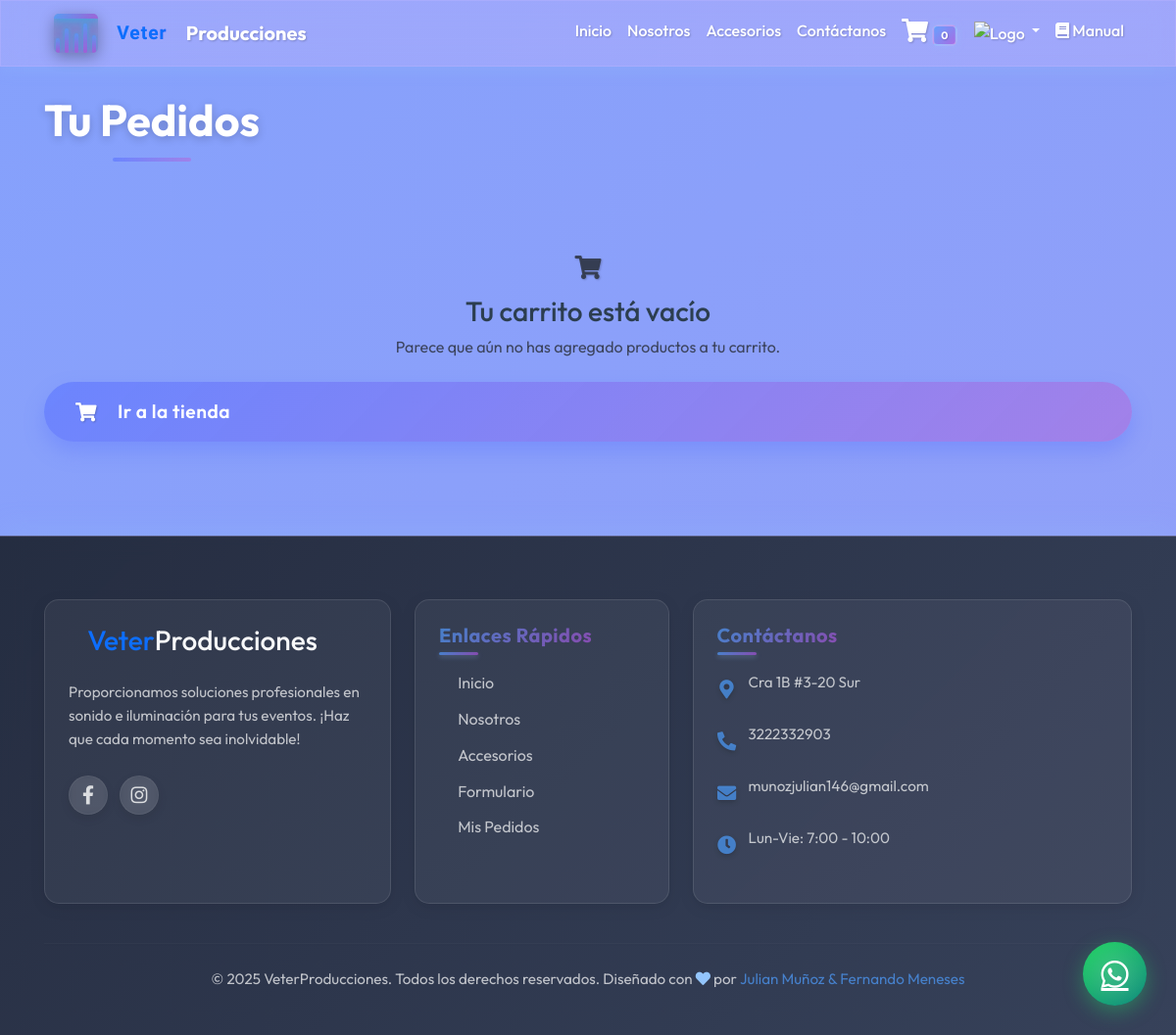
Page /carrito/ (signed in) on the earlier database version.
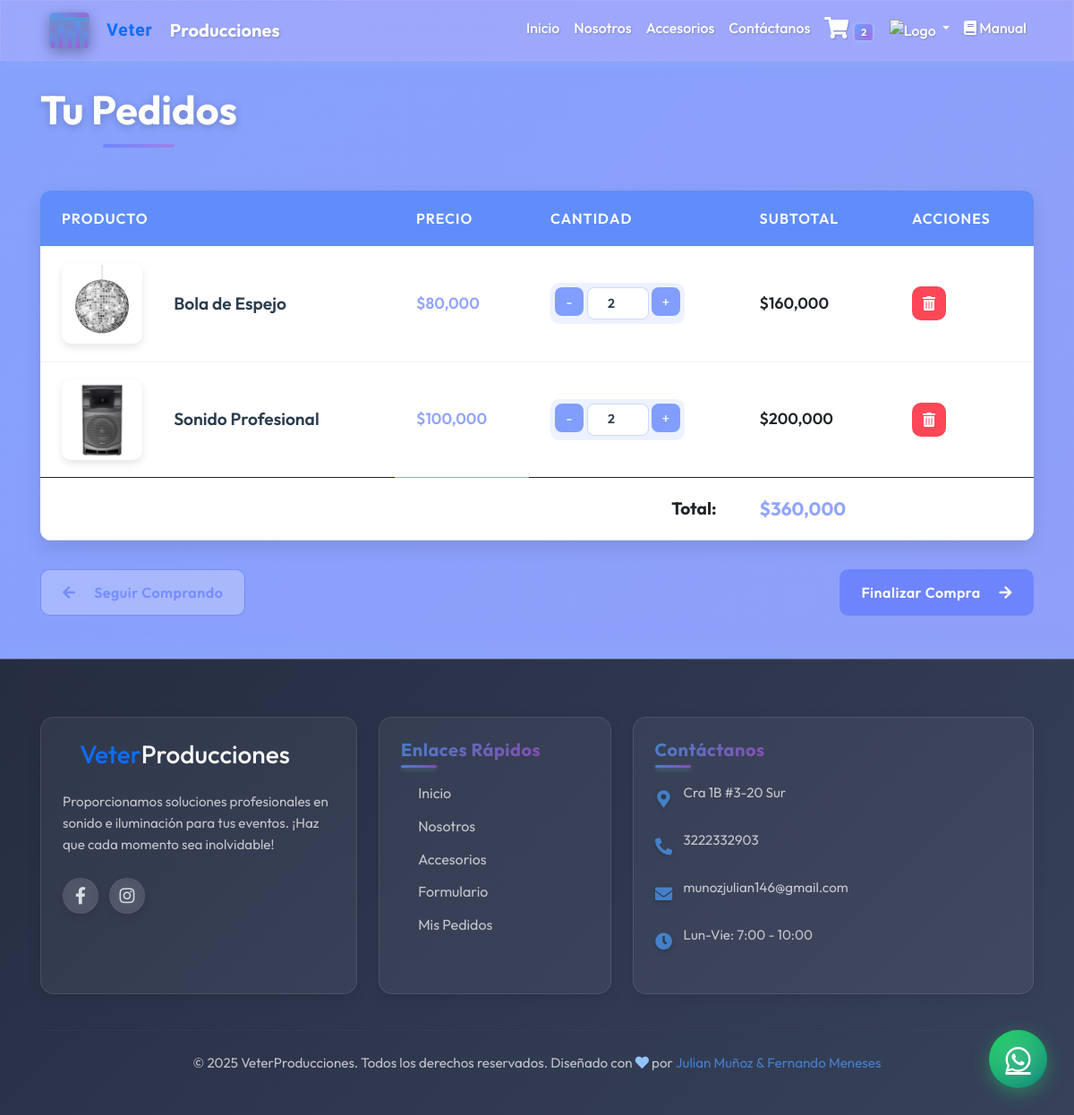
Same page on the later database version.
### web/models.py (models this page shows, shortened)
class CarritoItem(models.Model):
    usuario = models.ForeignKey(User, on_delete=models.CASCADE)
    catalogo = models.ForeignKey(Catalogo, on_delete=models.CASCADE)
    cantidad = models.PositiveIntegerField(default=1)
    fecha_agregado = models.DateTimeField(auto_now_add=True)
    def subtotal(self):
        return self.cantidad * self.catalogo.precio

class Catalogo(models.Model):  # Nombre del modelo en PascalCase
    nombre = models.CharField(max_length=200)
    description = models.TextField()
    precio = models.DecimalField(max_digits=10, decimal_places=2)
    foto = models.ImageField(upload_to='catalogo/')
    disponible = models.BooleanField(default=True)
    fecha_creacion = models.DateTimeField(auto_now_add=True)
    class Meta:
        ordering = ['-fecha_creacion']
        verbose_name = 'Producto del Catálogo'
        verbose_name_plural = 'Productos del Catálogo'

### web/views.py (the view)
# urls.py: path('carrito/', login_required(views.ver_carrito), name='ver_carrito'),
@login_required
def ver_carrito(request):
    items_carrito = CarritoItem.objects.filter(usuario=request.user)
    total = sum(item.subtotal() for item in items_carrito)
    return render(request, 'carrito.html', {
        'items_carrito': items_carrito,
        'total': total
    })

### web/templates/carrito.html (shortened to what this page needs)
{% extends 'base.html' %}
{% load static %}
{% load humanize %}
{% block content %}
<link rel="stylesheet" href="{% static 'carrito.css' %}">
<div class="container py-5 mt-5">
    <h1 class="text-center mb-5">Tu Pedidos</h1>
    {% if items_carrito %}
        <div class="table-responsive">
            <table class="table table-hover">
                <thead class="table-light">
                    <tr>
                        <th>Producto</th>
                        <th>Precio</th>
                        <th>Cantidad</th>
                        <th>Subtotal</th>
                        <th>Acciones</th>
                    </tr>
                </thead>
                <tbody>
                    {% for item in items_carrito %}
                    <tr id="item-{{ item.id }}">
                        <td>
                            <div class="d-flex align-items-center">
                                <img src="{{ item.catalogo.foto.url }}" alt="{{ item.catalogo.nombre }}" class="img-thumbnail me-3" style="width: 60px; height: 60px; object-fit: cover;">
                                <span>{{ item.catalogo.nombre }}</span>
                            </div>
                        </td>
                        <td>${{ item.catalogo.precio|floatformat:0|intcomma }}</td>
                        <td>
                            <div class="input-group" style="width: 120px;">
                                <button class="btn btn-outline-secondary btn-sm" type="button" onclick="cambiarCantidad({{ item.id }}, -1)">-</button>
                                <input type="number" class="form-control form-control-sm text-center cantidad-input"
                                       value="{{ item.cantidad }}" min="1" data-item-id="{{ item.id }}"
                                       onchange="actualizarCantidad({{ item.id }}, this.value)">
                                <button class="btn btn-outline-secondary btn-sm" type="button" onclick="cambiarCantidad({{ item.id }}, 1)">+</button>
                            </div>
                        </td>
                        <td class="subtotal-cell">${{ item.subtotal|floatformat:0|intcomma }}</td>
                        <td>
                            <button type="button" class="btn btn-danger btn-sm" onclick="confirmarEliminar({{ item.id }}, '{{ item.catalogo.nombre }}')">
                                <i class="fas fa-trash-alt"></i>
                            </button>
                        </td>
                    </tr>
                    {% endfor %}
                </tbody>
                <tfoot>
                    <tr>
                        <td colspan="3" class="text-end"><strong>Total:</strong></td>
                        <td id="total-cart">${{ total|floatformat:0|intcomma }}</td>
                        <td></td>
                    </tr>
                </tfoot>
            </table>
        </div>
        <div class="d-flex justify-content-between mt-4">
            <a href="{% url 'catalogo' %}" class="btn btn-outline-primary">
                <i class="fas fa-arrow-left me-2"></i>Seguir Comprando
            </a>
            <a href="{% url 'finalizar_compra' %}" class="btn btn-primary">
                Finalizar Compra<i class="fas fa-arrow-right ms-2"></i>
            </a>
        </div>
    {% else %}
        <div class="text-center py-5">
            <i class="fas fa-shopping-cart fa-4x mb-3 text-muted"></i>
            <h3>Tu carrito está vacío</h3>
            <p class="text-muted">Parece que aún no has agregado productos a tu carrito.</p>
            <a href="{% url 'catalogo' %}" class="btn btn-primary shop-btn">
                <i class="fas fa-shopping-cart"></i> Ir a la tienda
            </a>
        </div>
    {% endif %}
</div>
{% endblock %}

### web/templates/base.html (shortened to what this page needs)
<!DOCTYPE html>
<html lang="es">
<head>
    <link href="https://cdn.jsdelivr.net/npm/bootstrap@5.3.0/dist/css/bootstrap.min.css" rel="stylesheet">
    <link rel="stylesheet" href="https://cdn.jsdelivr.net/npm/bootstrap-icons@1.11.3/font/bootstrap-icons.min.css">
    <link rel="stylesheet" href="https://cdnjs.cloudflare.com/ajax/libs/font-awesome/6.0.0-beta3/css/all.min.css">
    <link rel="stylesheet" href="https://cdnjs.cloudflare.com/ajax/libs/font-awesome/5.15.4/css/all.min.css">
    {% load static %}
    <link rel="stylesheet" href="{% static 'principal.css' %}">
</head>
<body>
    <nav class="navbar navbar-expand-lg navbar-light fixed-top">
        <div class="container">
            <a href="{% url 'home' %}" class="navbar-brand d-flex align-items-center">
                <div class="navbar-logo">
                    <div class="eq-bar eq-bar-1"></div>
                    <div class="eq-bar eq-bar-2"></div>
                    <div class="eq-bar eq-bar-3"></div>
                    <div class="eq-bar eq-bar-4"></div>
                    <div class="eq-bar eq-bar-5"></div>
                </div>
                <span class="text-primary">Veter</span>Producciones
            </a>
            <div class="collapse navbar-collapse" id="navbar-star">
                <ul class="navbar-nav ms-auto mb-2 mb-lg-0">
                    <li class="nav-item"><a class="nav-link" href="{% url 'home' %}">Inicio</a></li>
                    <li class="nav-item"><a class="nav-link" href="{% url 'nosotros' %}">Nosotros</a></li>
                    <li class="nav-item"><a class="nav-link" href="{% url 'catalogo' %}">Accesorios</a></li>
                    <li class="nav-item"><a class="nav-link" href="{% url 'formulario' %}">Contáctanos</a></li>
                    <li class="nav-item">
                        <a class="nav-link position-relative" href="{% url 'ver_carrito' %}">
                            <i class="fas fa-shopping-cart"></i>
                            {% if request.user.is_authenticated %}
                                <span class="badge bg-danger">{{ request.user.carritoitem_set.count|default:"0" }}</span>
                            {% endif %}
                        </a>
                    </li>
                    <li class="nav-item dropdown">
                        <a class="nav-link dropdown-toggle" href="#" id="navbarDropdown" role="button"
                           data-bs-toggle="dropdown" aria-expanded="false">
                            <img src="https://cdn-icons-png.flaticon.com/512/1077/1077114.png" alt="Logo" style="height: 30px; width: auto;">
                        </a>
                    </li>
                    <li class="nav-item">
                        <a class="nav-link" href="{{ STATIC_URL }}docs/Manual_de_usuario.pdf" target="_blank">
                            <i class="fas fa-book"></i> Manual
                        </a>
                    </li>
                </ul>
            </div>
        </div>
    </nav>
{% block content %}{% endblock %}
<footer>
    <div class="container">
        <div class="row">
            <div class="col-lg-4 col-md-6">
                <div class="footer-card">
                    <a href="{% url 'home' %}" class="footer-logo">
                        <span class="text-primary h3">Veter</span><span class="text-light h3">Producciones</span>
                    </a>
                    <p>Proporcionamos soluciones profesionales en sonido e iluminación para tus eventos. ¡Haz que cada momento sea inolvidable!</p>
                    <div class="social-links">
                        <a href="https://www.facebook.com/vetereventos" target="_blank"><i class="fab fa-facebook-f"></i></a>
                        <a href="https://www.instagram.com/djvetermunoz/" target="_blank"><i class="fab fa-instagram"></i></a>
                    </div>
                </div>
            </div>
            <div class="col-lg-3 col-md-6">
                <div class="footer-card">
                    <h5>Enlaces Rápidos</h5>
                    <a href="{% url 'home' %}">Inicio</a>
                    <a href="{% url 'nosotros' %}">Nosotros</a>
                    <a href="{% url 'catalogo' %}">Accesorios</a>
                    <a href="{% url 'formulario' %}">Formulario</a>
                    {% if user.is_authenticated %}
                    <a href="{% url 'historial_pedidos' %}">Mis Pedidos</a>
                    {% endif %}
                </div>
            </div>
            <div class="col-lg-5 col-md-12">
                <div class="footer-card">
                    <h5>Contáctanos</h5>
                    <div class="contact-info">
                        <i class="fas fa-map-marker-alt"></i>
                        <p>Cra 1B #3-20 Sur</p>
                    </div>
                    <div class="contact-info">
                        <i class="fas fa-phone-alt"></i>
                        <p>3222332903</p>
                    </div>
                    <div class="contact-info">
                        <i class="fas fa-envelope"></i>
                        <p>munozjulian146@gmail.com</p>
                    </div>
                    <div class="contact-info">
                        <i class="fas fa-clock"></i>
                        <p>Lun-Vie: 7:00 - 10:00</p>
                    </div>
                </div>
            </div>
        </div>
        <hr>
        <div class="copyright">
            <p>&copy; {% now "Y" %} VeterProducciones. Todos los derechos reservados. Diseñado con <i class="fas fa-heart" style="color: var(--primary-color);"></i> por <a href="#">Julian Muñoz & Fernando Meneses</a></p>
        </div>
    </div>
</footer>
<a href="https://api.whatsapp.com/send?phone=573214508096&text=Hola.%20Me%20gustaria%20obtener%20mas%20informaci%C3%B3n" class="whatsapp-float" target="_blank">
    <div class="inner-glow"></div>
    <i class="fab fa-whatsapp" style="font-size: 32px;"></i>
</a>
</body>
</html>

Differences in the rows shown:
added CarritoItem: catalogo.foto (picture), catalogo.nombre "Bola de Espejo", catalogo.precio "80,000", cantidad "2", subtotal "160,000"
added CarritoItem: catalogo.foto (picture), catalogo.nombre "Sonido Profesional", catalogo.precio "100,000", cantidad "2", subtotal "200,000"
Other differences:
{{ request.user.carritoitem_set.count|default:"0" }}: "0" → "2"
{{ total|floatformat:0|intcomma }}: (not shown) → "360,000"
text no longer shown: "Tu carrito está vacío Parece que aún no has agregado productos a tu carrito. Ir a la tienda"
text now shown: "PRODUCTO PRECIO CANTIDAD SUBTOTAL ACCIONES Total: $ Seguir Comprando Finalizar Compra"
